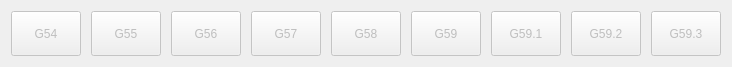
                 <widget class="QWidget" name="gridLayoutWidget">
                  <property name="geometry">
                   <rect>
                    <x>10</x>
                    <y>45</y>
                    <width>726</width>
                    <height>56</height>
                   </rect>
                  </property>
                  <layout class="QGridLayout" name="gridLayout_3">
                   <property name="horizontalSpacing">
                    <number>10</number>
                   </property>
                   <item row="0" column="3">
                    <widget class="ActionButton" name="actionbutton_g57">
                     <property name="enabled">
                      <bool>false</bool>
                     </property>
                     <property name="sizePolicy">
                      <sizepolicy hsizetype="Fixed" vsizetype="Fixed">
                       <horstretch>0</horstretch>
                       <verstretch>0</verstretch>
                      </sizepolicy>
                     </property>
                     <property name="minimumSize">
                      <size>
                       <width>70</width>
                       <height>45</height>
                      </size>
                     </property>
                     <property name="maximumSize">
                      <size>
                       <width>80</width>
                       <height>45</height>
                      </size>
                     </property>
                     <property name="focusPolicy">
                      <enum>Qt::NoFocus</enum>
                     </property>
                     <property name="styleSheet">
                      <string notr="true">QPushButton {
   	font: 15pt &quot;Bebas Kai&quot;;
}</string>
                     </property>
                     <property name="text">
                      <string>G57</string>
                     </property>
                     <property name="autoExclusive">
                      <bool>true</bool>
                     </property>
                     <property name="actionName" stdset="0">
                      <string>machine.set-work-coord:G57</string>
                     </property>
                    </widget>
                   </item>
                   <item row="0" column="4">
                    <widget class="ActionButton" name="actionbutton_g58">
                     <property name="enabled">
                      <bool>false</bool>
                     </property>
                     <property name="sizePolicy">
                      <sizepolicy hsizetype="Fixed" vsizetype="Fixed">
                       <horstretch>0</horstretch>
                       <verstretch>0</verstretch>
                      </sizepolicy>
                     </property>
                     <property name="minimumSize">
                      <size>
                       <width>70</width>
                       <height>45</height>
                      </size>
                     </property>
                     <property name="maximumSize">
                      <size>
                       <width>80</width>
                       <height>45</height>
                      </size>
                     </property>
                     <property name="focusPolicy">
                      <enum>Qt::NoFocus</enum>
                     </property>
                     <property name="styleSheet">
                      <string notr="true">QPushButton {
   	font: 15pt &quot;Bebas Kai&quot;;
}</string>
                     </property>
                     <property name="text">
                      <string>G58</string>
                     </property>
                     <property name="autoExclusive">
                      <bool>true</bool>
                     </property>
                     <property name="actionName" stdset="0">
                      <string>machine.set-work-coord:G58</string>
                     </property>
                    </widget>
                   </item>
                   <item row="0" column="5">
                    <widget class="ActionButton" name="actionbutton_g59">
                     <property name="enabled">
                      <bool>false</bool>
                     </property>
                     <property name="sizePolicy">
                      <sizepolicy hsizetype="Fixed" vsizetype="Fixed">
                       <horstretch>0</horstretch>
                       <verstretch>0</verstretch>
                      </sizepolicy>
                     </property>
                     <property name="minimumSize">
                      <size>
                       <width>70</width>
                       <height>45</height>
                      </size>
                     </property>
                     <property name="maximumSize">
                      <size>
                       <width>80</width>
                       <height>45</height>
                      </size>
                     </property>
                     <property name="focusPolicy">
                      <enum>Qt::NoFocus</enum>
                     </property>
                     <property name="styleSheet">
                      <string notr="true">QPushButton {
   	font: 15pt &quot;Bebas Kai&quot;;
}</string>
                     </property>
                     <property name="text">
                      <string>G59</string>
                     </property>
                     <property name="autoExclusive">
                      <bool>true</bool>
                     </property>
                     <property name="actionName" stdset="0">
                      <string>machine.set-work-coord:G59</string>
                     </property>
                    </widget>
                   </item>
                   <item row="0" column="2">
                    <widget class="ActionButton" name="actionbutton_g56">
                     <property name="enabled">
                      <bool>false</bool>
                     </property>
                     <property name="sizePolicy">
                      <sizepolicy hsizetype="Fixed" vsizetype="Fixed">
                       <horstretch>0</horstretch>
                       <verstretch>0</verstretch>
                      </sizepolicy>
                     </property>
                     <property name="minimumSize">
                      <size>
                       <width>70</width>
                       <height>45</height>
                      </size>
                     </property>
                     <property name="maximumSize">
                      <size>
                       <width>80</width>
                       <height>45</height>
                      </size>
                     </property>
                     <property name="focusPolicy">
                      <enum>Qt::NoFocus</enum>
                     </property>
                     <property name="styleSheet">
                      <string notr="true">QPushButton {
   	font: 15pt &quot;Bebas Kai&quot;;
}</string>
                     </property>
                     <property name="text">
                      <string>G56</string>
                     </property>
                     <property name="autoExclusive">
                      <bool>true</bool>
                     </property>
                     <property name="actionName" stdset="0">
                      <string>machine.set-work-coord:G56</string>
                     </property>
                    </widget>
                   </item>
                   <item row="0" column="7">
                    <widget class="ActionButton" name="actionbutton_g59_2">
                     <property name="enabled">
                      <bool>false</bool>
                     </property>
                     <property name="sizePolicy">
                      <sizepolicy hsizetype="Fixed" vsizetype="Fixed">
                       <horstretch>0</horstretch>
                       <verstretch>0</verstretch>
                      </sizepolicy>
                     </property>
                     <property name="minimumSize">
                      <size>
                       <width>70</width>
                       <height>45</height>
                      </size>
                     </property>
                     <property name="maximumSize">
                      <size>
                       <width>80</width>
                       <height>45</height>
                      </size>
                     </property>
                     <property name="focusPolicy">
                      <enum>Qt::NoFocus</enum>
                     </property>
                     <property name="styleSheet">
                      <string notr="true">QPushButton {
   	font: 15pt &quot;Bebas Kai&quot;;
}</string>
                     </property>
                     <property name="text">
                      <string>G59.2</string>
                     </property>
                     <property name="autoExclusive">
                      <bool>true</bool>
                     </property>
                     <property name="actionName" stdset="0">
                      <string>machine.set-work-coord:G59.2</string>
                     </property>
                    </widget>
                   </item>
                   <item row="0" column="0">
                    <widget class="ActionButton" name="actionbutton_g54">
                     <property name="enabled">
                      <bool>false</bool>
                     </property>
                     <property name="sizePolicy">
                      <sizepolicy hsizetype="Fixed" vsizetype="Fixed">
                       <horstretch>0</horstretch>
                       <verstretch>0</verstretch>
                      </sizepolicy>
                     </property>
                     <property name="minimumSize">
                      <size>
                       <width>70</width>
                       <height>45</height>
                      </size>
                     </property>
                     <property name="maximumSize">
                      <size>
                       <width>80</width>
                       <height>45</height>
                      </size>
                     </property>
                     <property name="focusPolicy">
                      <enum>Qt::NoFocus</enum>
                     </property>
                     <property name="styleSheet">
                      <string notr="true">QPushButton {
   	font: 15pt &quot;Bebas Kai&quot;;
}</string>
                     </property>
                     <property name="text">
                      <string>G54</string>
                     </property>
                     <property name="autoExclusive">
                      <bool>true</bool>
                     </property>
                     <property name="actionName" stdset="0">
                      <string>machine.set-work-coord:G54</string>
                     </property>
                    </widget>
                   </item>
                   <item row="0" column="1">
                    <widget class="ActionButton" name="actionbutton_g55">
                     <property name="enabled">
                      <bool>false</bool>
                     </property>
                     <property name="sizePolicy">
                      <sizepolicy hsizetype="Fixed" vsizetype="Fixed">
                       <horstretch>0</horstretch>
                       <verstretch>0</verstretch>
                      </sizepolicy>
                     </property>
                     <property name="minimumSize">
                      <size>
                       <width>70</width>
                       <height>45</height>
                      </size>
                     </property>
                     <property name="maximumSize">
                      <size>
                       <width>80</width>
                       <height>45</height>
                      </size>
                     </property>
                     <property name="focusPolicy">
                      <enum>Qt::NoFocus</enum>
                     </property>
                     <property name="styleSheet">
                      <string notr="true">QPushButton {
   	font: 15pt &quot;Bebas Kai&quot;;
}</string>
                     </property>
                     <property name="text">
                      <string>G55</string>
                     </property>
                     <property name="autoExclusive">
                      <bool>true</bool>
                     </property>
                     <property name="actionName" stdset="0">
                      <string>machine.set-work-coord:G55</string>
                     </property>
                    </widget>
                   </item>
                   <item row="0" column="6">
                    <widget class="ActionButton" name="actionbutton_g59_1">
                     <property name="enabled">
                      <bool>false</bool>
                     </property>
                     <property name="sizePolicy">
                      <sizepolicy hsizetype="Fixed" vsizetype="Fixed">
                       <horstretch>0</horstretch>
                       <verstretch>0</verstretch>
                      </sizepolicy>
                     </property>
                     <property name="minimumSize">
                      <size>
                       <width>70</width>
                       <height>45</height>
                      </size>
                     </property>
                     <property name="maximumSize">
                      <size>
                       <width>80</width>
                       <height>45</height>
                      </size>
                     </property>
                     <property name="focusPolicy">
                      <enum>Qt::NoFocus</enum>
                     </property>
                     <property name="styleSheet">
                      <string notr="true">QPushButton {
   	font: 15pt &quot;Bebas Kai&quot;;
}</string>
                     </property>
                     <property name="text">
                      <string>G59.1</string>
                     </property>
                     <property name="autoExclusive">
                      <bool>true</bool>
                     </property>
                     <property name="actionName" stdset="0">
                      <string>machine.set-work-coord:G59.1</string>
                     </property>
                    </widget>
                   </item>
                   <item row="0" column="8">
                    <widget class="ActionButton" name="actionbutton_g59_3">
                     <property name="enabled">
                      <bool>false</bool>
                     </property>
                     <property name="sizePolicy">
                      <sizepolicy hsizetype="Fixed" vsizetype="Fixed">
                       <horstretch>0</horstretch>
                       <verstretch>0</verstretch>
                      </sizepolicy>
                     </property>
                     <property name="minimumSize">
                      <size>
                       <width>70</width>
                       <height>45</height>
                      </size>
                     </property>
                     <property name="maximumSize">
                      <size>
                       <width>80</width>
                       <height>45</height>
                      </size>
                     </property>
                     <property name="focusPolicy">
                      <enum>Qt::NoFocus</enum>
                     </property>
                     <property name="styleSheet">
                      <string notr="true">QPushButton {
   	font: 15pt &quot;Bebas Kai&quot;;
}</string>
                     </property>
                     <property name="text">
                      <string>G59.3</string>
                     </property>
                     <property name="autoExclusive">
                      <bool>true</bool>
                     </property>
                     <property name="actionName" stdset="0">
                      <string>machine.set-work-coord:G59.3</string>
                     </property>
                    </widget>
                   </item>
                  </layout>
                 </widget>
